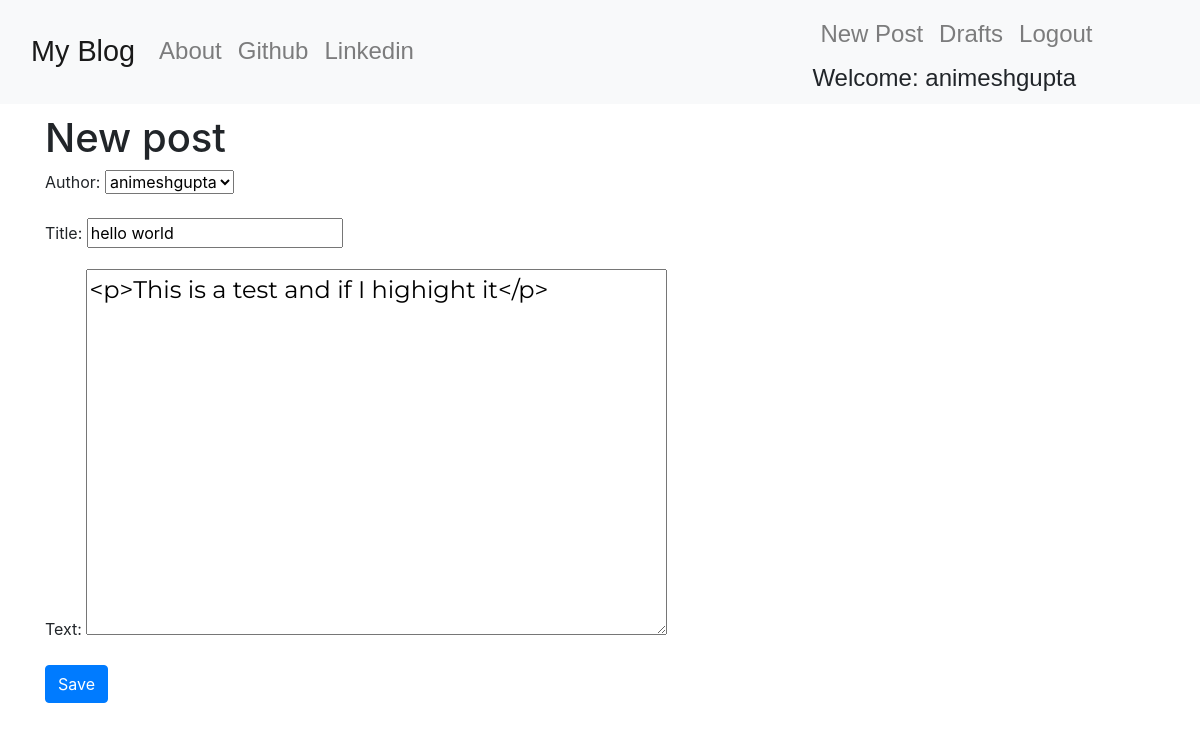
Screenshot of /post/1/edit/ (signed in) with the database file from the repository.
### blog/models.py (models this page shows, shortened)
class Post(models.Model):
    author = models.ForeignKey('auth.User',on_delete=models.CASCADE)
    title = models.CharField(max_length = 200)
    text = models.TextField()
    created_date = models.DateTimeField(default = timezone.now)
    published_date = models.DateTimeField(blank=True,null=True)

### blog/views.py (the view)
# urls.py: url(r'^post/(?P<pk>\d+)/edit/$',views.PostUpdateView.as_view(),name='post_edit'),
class PostUpdateView(LoginRequiredMixin,UpdateView):
    login_url = '/login/'
    redirect_field_name = 'blog/post_detail.html'
    form_class = PostForm
    model = Post

### blog/forms.py
class PostForm(forms.ModelForm):
    class Meta:
        model = Post
        fields = ('author','title','text')
        widgets = {
            'title':forms.TextInput(attrs={'class':'textinputclass'}),
            'text':forms.Textarea(attrs={'class':'editable medium-editor-textarea postcontent'})
        }

### blog/templates/blog/post_form.html (shortened to what this page needs)
{% extends 'blog/base.html' %}
{% block content %}
    <h1>New post</h1>
    <form class='post-form' method='POST'>
        {{ form.as_p }}
        <button class='save btn btn-primary'>Save</button>
    </form>
{% endblock %}

### blog/templates/blog/base.html (shortened to what this page needs)
<!DOCTYPE html>
{% load static %}
<html lang="en">
<head>
    <link rel="stylesheet" href="https://stackpath.bootstrapcdn.com/bootstrap/4.5.0/css/bootstrap.min.css">
    <link rel="stylesheet" href="//cdn.jsdelivr.net/npm/medium-editor@latest/dist/css/medium-editor.min.css" type="text/css" media="screen" charset="utf-8">
    <link rel="stylesheet" href='{% static "css/blog.css" %}'>
</head>
<body class='loader'>
    <nav class="navbar navbar-expand-lg navbar-light bg-light techfont custom-navbar">
        <div class='container'>
            <ul class='navbar-nav'>
        <li class="nav-item"><a class="navbar-brand bigbrand" href="{% url 'post_list'%}">My Blog</a></li>
        <li class="nav-item"><a class="nav-link" href="{% url 'about'%}">About</a></li>
        <li class="nav-item"><a class="nav-link" href="https://www.github.com">Github</a></li>
        <li class="nav-item"><a class="nav-link" href="https://www.linkedin.com">Linkedin</a></li>
        </ul>
    </div>
    <ul class='nav navbar-nav navbar-right'>
        {% if user.is_authenticated %}
        <li class="nav-item">
            <a class="nav-link loader"  href="{% url 'post_new' %}">New Post</a>
        </li>
        <li class="nav-item">
            <a class="nav-link loader"  href="{% url 'post_draft_list' %}">Drafts</a>
        </li>
        <li class="nav-item">
            <a class="nav-link loader"  href="{% url 'logout' %}">Logout</a>
        </li>
        <li class="nav-item">
            <a>Welcome: {{user.username }}</a>
        </li>
        {% else %}
        <li>
            <a class='nav navbar-right' href="{% url 'login' %}"><span class='glyphicon glyphicon-user'>Login</span></a>
        </li>
        {% endif %}
    </ul>
    </nav>
    <div class='content container'>
                    {% block content %}
                    {% endblock %}
    </div>
</body>
</html>

### blog/static/css/blog.css (style rules this page uses)
.techfont { font-family: 'Russo One',sans-serif; font-size: 1.5em; margin-bottom: 10px; }
.bigbrand { font-size: 1.20em; }
.loader { filter:hue-rotate(0deg); color :linear-gradient(45deg,#0f8,#08f); animation:hue 10000ms infinite linear; }
.postcontent { font-family: 'Montserrat'; font-size: 1.5em; }

### rows the page displays
Post: author "animeshgupta", title "hello world", text "<p>This is a test and if I highight it</p>"

### other values shown
{{ user.username }} "animeshgupta"
